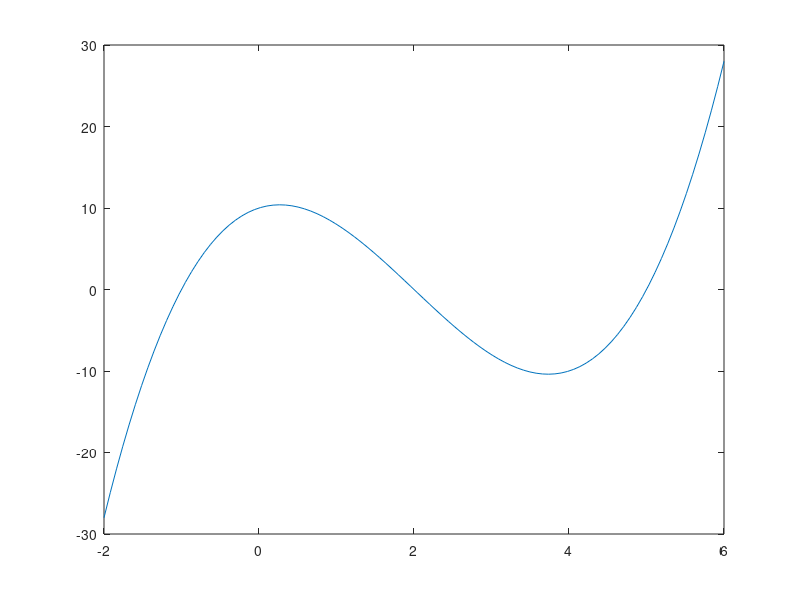

Source code (MATLAB):
p=[1 -6 3 10]
x=linspace(-2,6);
% linscape gives direct control over the number of points and always includes the end points
y=polyval(p,x);
% polyval evaluates a polynomial for a  given set of x values
plot(x,y)
